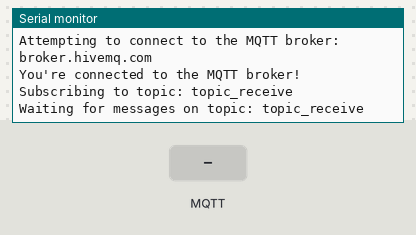
A sketch run on a simulated Arduino Uno R4 WiFi. On the bench: the last lines printed to the serial monitor. Inputs (shaded band) come from the test bench. WiFi joins after 1.5 s; servers stay silent unless stated; random numbers use the default seed unless the sketch sets one; no MQTT or app messages arrive unless stated.

Above: at 12.7 s.
12.8 s: MQTT message "whatYouWantToSee" arrives on the first subscribed topic
At 17.9 s:
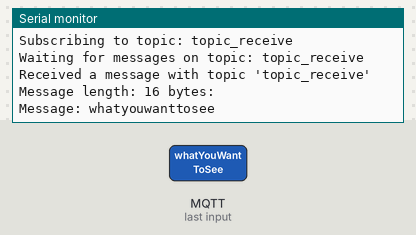
18.0 s: MQTT message "1" arrives on the first subscribed topic
At 25.0 s:
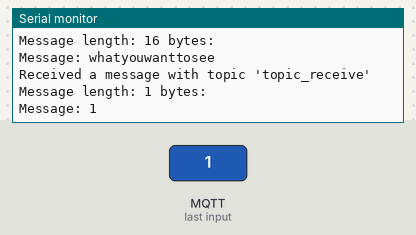

Measured:
- after the input at 12.8 s, the serial monitor: prints a new line after 3.8 s (image 1)
- after the input at 18.0 s, the serial monitor: prints a new line after 4.6 s (image 2)

The sketch:

uno_r4_wifi_mqtt.ino
```cpp
#include <WiFiS3.h>
#include <ArduinoMqttClient.h>

char ssid[] = "YOUR_SSID";
char pass[] = "YOUR_PASSWORD";
int status = WL_IDLE_STATUS;

WiFiClient wifiClient;
MqttClient mqttClient(wifiClient);

const char broker[] = "broker.hivemq.com";
int        port     = 1883;
const char topic[]  = "topic_receive";
const char topic_send[]  = "topic_send";

const long interval = 1000;
unsigned long previousMillis = 0;

void setup() {
  Serial.begin(9600);

  while (!Serial) {
    ; // wait for serial port to connect. Needed for native USB port only
  }

  // check for the WiFi module:
  if (WiFi.status() == WL_NO_MODULE) {
    Serial.println("Communication with WiFi module failed!");
    // don't continue
    while (true);
  }

  // attempt to connect to WiFi network:
  while (status != WL_CONNECTED) {
    Serial.print("Attempting to connect to WPA SSID: ");
    Serial.println(ssid);
    // Connect to WPA/WPA2 network:
    status = WiFi.begin(ssid, pass);

    // wait 10 seconds for connection:
    delay(10000);
  }

  // you're connected now, so print out the data:
  Serial.print("You're connected to the network");
  printCurrentNet();
  printWifiData();

  // You can provide a unique client ID, if not set the library uses Arduino-millis()
  // Each client must have a unique client ID
  // mqttClient.setId("clientId");

  // You can provide a username and password for authentication
  // mqttClient.setUsernamePassword("username", "password");

  Serial.print("Attempting to connect to the MQTT broker: ");
  Serial.println(broker);

  if (!mqttClient.connect(broker, port)) {
    Serial.print("MQTT connection failed! Error code = ");
    Serial.println(mqttClient.connectError());

    while (1);
  }

  Serial.println("You're connected to the MQTT broker!");
  Serial.println();

  // set the message receive callback
  mqttClient.onMessage(onMqttMessage);

  Serial.print("Subscribing to topic: ");
  Serial.println(topic);
  Serial.println();

  // subscribe to a topic
  mqttClient.subscribe(topic);

  // topics can be unsubscribed using:
  // mqttClient.unsubscribe(topic);

  Serial.print("Waiting for messages on topic: ");
  Serial.println(topic);
  Serial.println();

  int value = random(30);
  mqttClient.beginMessage(topic_send);
  mqttClient.println(value);
  mqttClient.endMessage();


}

void loop() {

  // call poll() regularly to allow the library to receive MQTT messages and
  // send MQTT keep alives which avoids being disconnected by the broker
  mqttClient.poll();

  // Add a delay to avoid constant pinging
  delay(5000);
}

void printWifiData() {
  // print your board's IP address:
  IPAddress ip = WiFi.localIP();
  Serial.print("IP Address: ");

  Serial.println(ip);

  // print your MAC address:
  byte mac[6];
  WiFi.macAddress(mac);
  Serial.print("MAC address: ");
  printMacAddress(mac);
}

void printCurrentNet() {
  // print the SSID of the network you're attached to:
  Serial.print("SSID: ");
  Serial.println(WiFi.SSID());

  // print the MAC address of the router you're attached to:
  byte bssid[6];
  WiFi.BSSID(bssid);
  Serial.print("BSSID: ");
  printMacAddress(bssid);

  // print the received signal strength:
  long rssi = WiFi.RSSI();
  Serial.print("signal strength (RSSI):");
  Serial.println(rssi);

  // print the encryption type:
  byte encryption = WiFi.encryptionType();
  Serial.print("Encryption Type:");
  Serial.println(encryption, HEX);
  Serial.println();
}

void printMacAddress(byte mac[]) {
  for (int i = 5; i >= 0; i--) {
    if (mac[i] < 16) {
      Serial.print("0");
    }
    Serial.print(mac[i], HEX);
    if (i > 0) {
      Serial.print(":");
    }
  }
  Serial.println();
}


void onMqttMessage(int messageSize) {
  // we received a message, print out the topic and contents
  Serial.print("Received a message with topic '");
  Serial.print(mqttClient.messageTopic());
  Serial.println("'");
  Serial.print("Message length: ");
  Serial.print(messageSize);
  Serial.println(" bytes: ");

  // Read the message contents into a String
  String message = mqttClient.readString();

  // Convert the received message and comparison strings to lowercase
  message.toLowerCase();

  // Check if the contents of the message match for solve or reset
  if(message == "whatYouWantToSee") {
    onCustom();
    Serial.println("Custom Message For Debugging");
  } else if (message == "whatYouWantToSee2") {
    onCustom2();
    Serial.println("Custom Message For Debugging2");
  } else {
    // If it doesn't match either of the key words, print the message contents for debugging
  Serial.print("Message: ");
  Serial.println(message);
  }
  Serial.println();

}

void onCustom(){
  //Code you want to run when message 1 gets here
}

void onCustom2(){
  //Code you want to run when message 1 gets here
}
```
